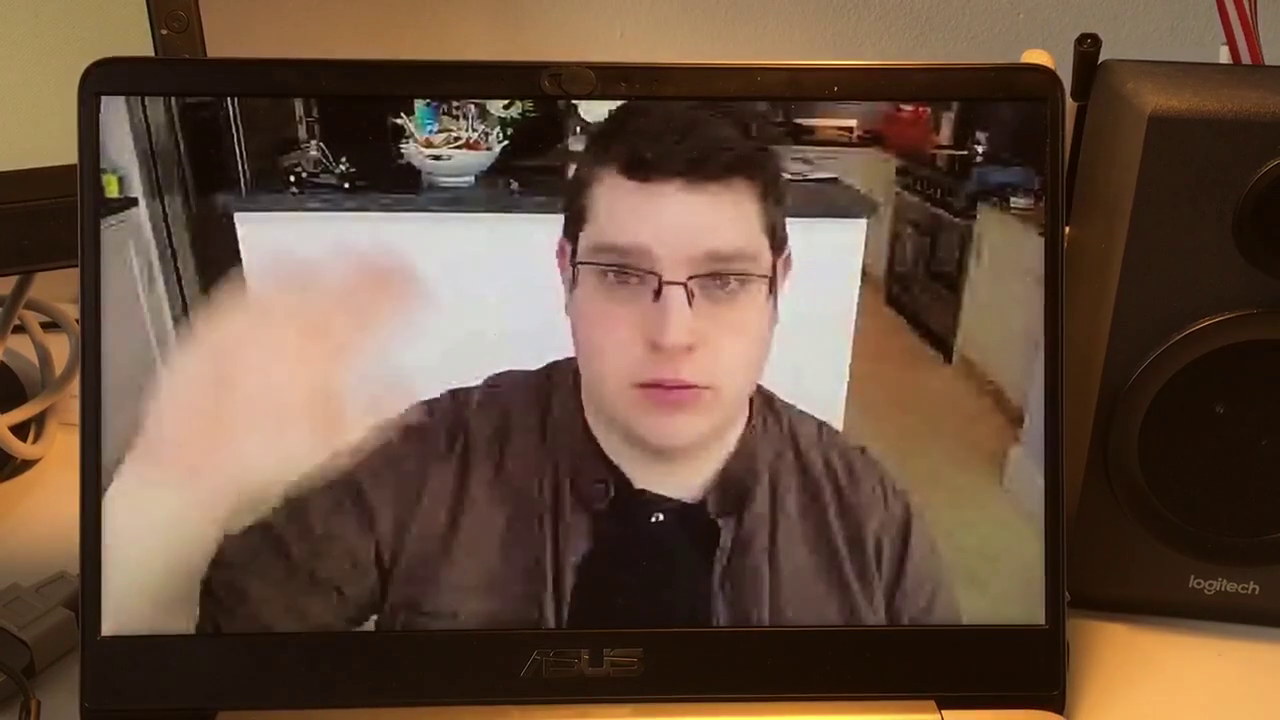
#> input picture frame 14 of input/TheWinterGames_highBrightness.mp4, 1280 x 720 px
$ python colorHistNormalization.py
#> lines starting #> are read from the running program, lines starting #| are printed output that depends on the picture
import numpy as np
import cv2
import matplotlib.pyplot as plt


def colorHist(path):
    cap = cv2.VideoCapture(path)
    width = int(cap.get(cv2.CAP_PROP_FRAME_WIDTH))
    height = int(cap.get(cv2.CAP_PROP_FRAME_HEIGHT))

    codec = cv2.VideoWriter_fourcc(*'mp4v')
    out = cv2.VideoWriter('./input/SuperCoilsEN/SuperCoilsEN11.mp4', codec, 30, (width, height))
    while cap.isOpened():
        ret, frame = cap.read()
#> frame is the input picture: shape (720, 1280, 3); mean B, G, R 62.7, 80.2, 104.5
        if ret:
            hist, bins = np.histogram(frame.flatten(), 256, [0, 256])
#> hist = 256 values, max 45824 at index 14, min 85 at index 254, mean 10800; bins = 257 values from 0 to 256

            cdf = hist.cumsum()
#> cdf = 256 values from 16236 to 2764800
            cdf_normalized = cdf * hist.max() / cdf.max()
#> cdf_normalized = 256 values from 269.1 to 45824

            cdf_m = np.ma.masked_equal(cdf, 0)
            cdf_m = (cdf_m - cdf_m.min()) * 255 / (cdf_m.max() - cdf_m.min())
            cdf = np.ma.filled(cdf_m, 0).astype('uint8')
#> cdf = 256 values from 0 to 255
            im = cdf[frame]
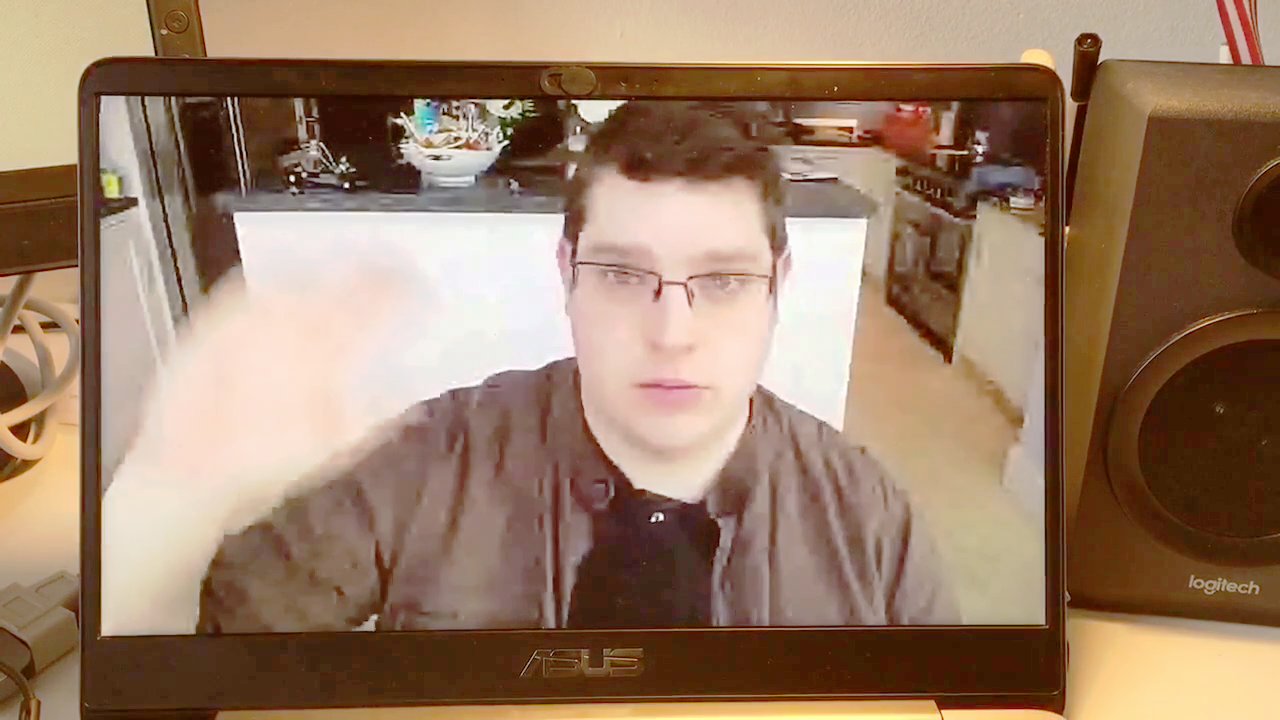
#> im: shape (720, 1280, 3); mean B, G, R 101.8, 125, 154.3

            f, axarr = plt.subplots(1, 2, figsize=(9, 3))

            axarr[0].hist(frame.flatten(), 256, [0, 256], color='r')
            axarr[0].set_xlim([0, 256])
            axarr[0].legend(('histogram'), loc='upper left')

            axarr[1].hist(im.flatten(), 256, [0, 256], color='r')
            axarr[1].set_xlim([0, 256])
            axarr[1].legend(('histogram'), loc='upper left')
            plt.show()
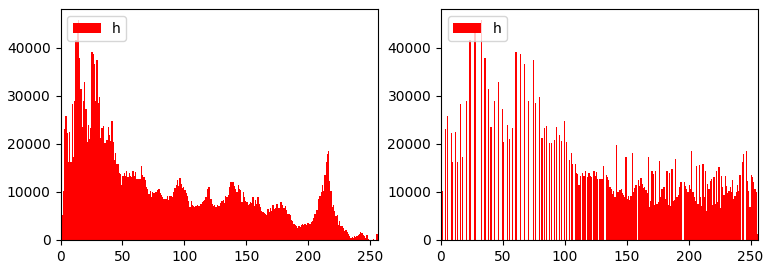
#> figure drawn by matplotlib, 2 panels; panel 1: tallest bar 45824 high, from x = 14 to 15; panel 2: tallest bar 45824 high, from x = 32 to 33
            out.write(im)
        else:
            out.release()
            cap.release()
            break

colorHist('./input/TheWinterGames_highBrightness.mp4')

$ run again, starting later in the video
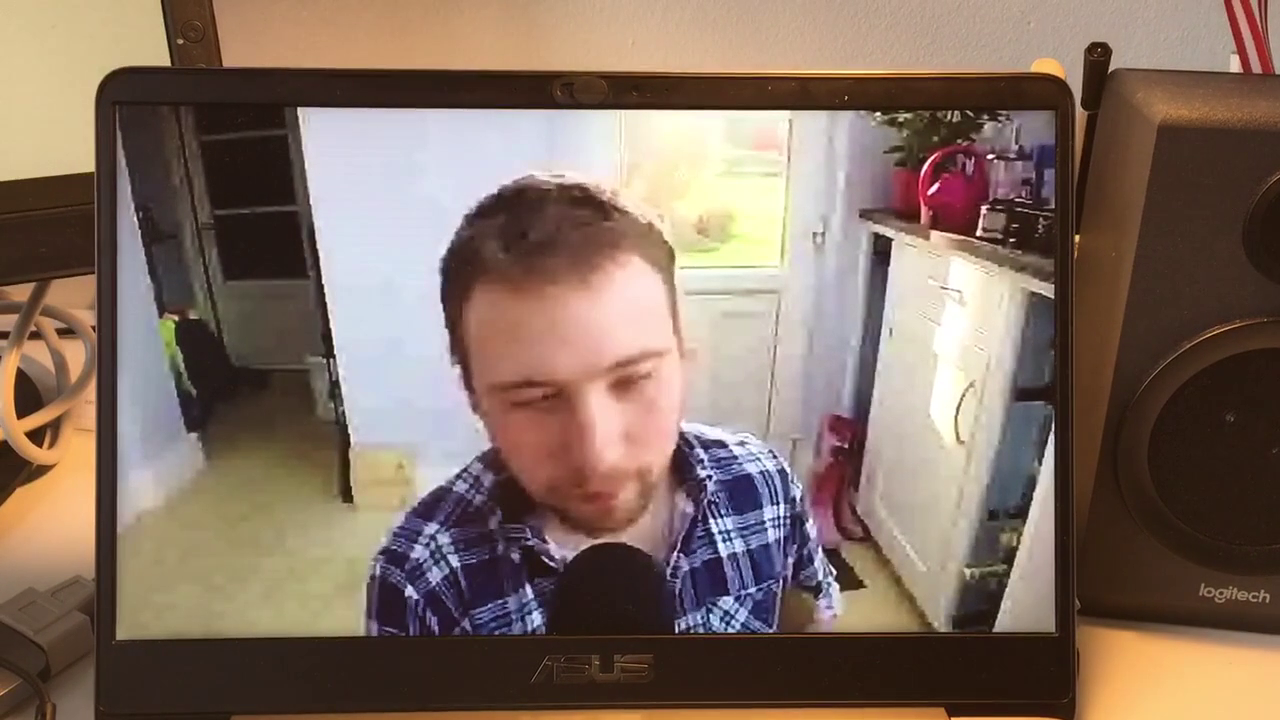
#> input picture frame 63 of input/TheWinterGames_highBrightness.mp4, 1280 x 720 px
#> in colorHist, frame is the input picture: shape (720, 1280, 3); mean B, G, R 97.9, 110.7, 131.1
#> hist = 256 values, max 31578 at index 26, min 390 at index 2, mean 10800; bins = 257 values from 0 to 256
#> in colorHist, `cdf = hist.cumsum()`: cdf = 256 values from 1877 to 2764800
#> cdf_normalized = 256 values from 21.44 to 31578
#> in colorHist, `cdf = np.ma.filled(cdf_m, 0).astype('uint8')`: cdf = 256 values from 0 to 255
#> in colorHist, `im = cdf[frame]`:
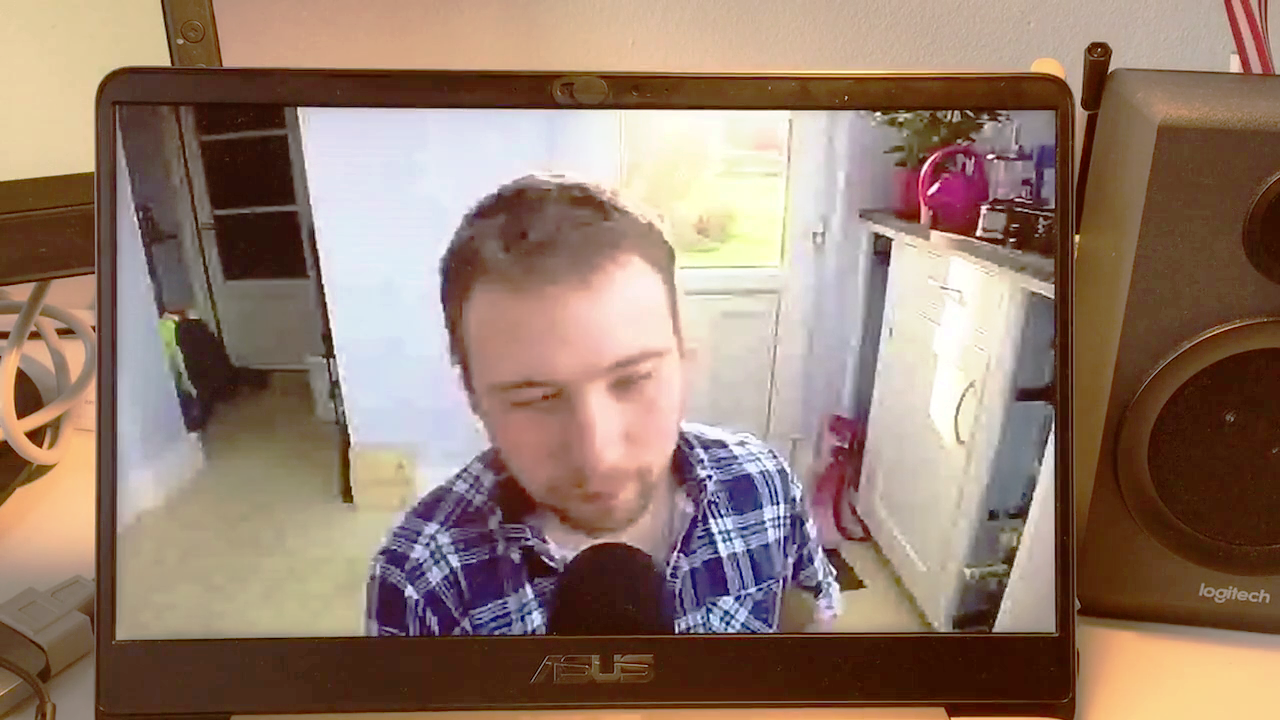
#> im: shape (720, 1280, 3); mean B, G, R 109.7, 124.3, 148.7
#> in colorHist, `plt.show()`:
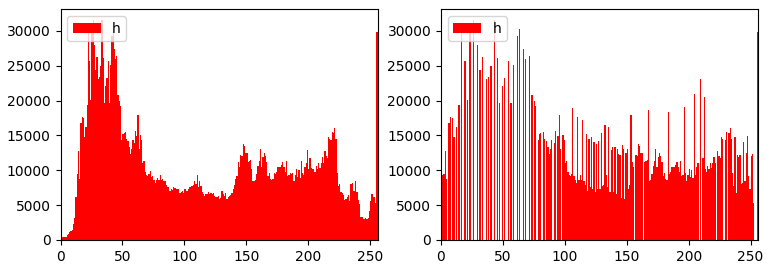
#> figure drawn by matplotlib, 2 panels; panel 1: tallest bar 31578 high, from x = 26 to 27; panel 2: tallest bar 31578 high, from x = 26 to 27

$ run again, starting later in the video
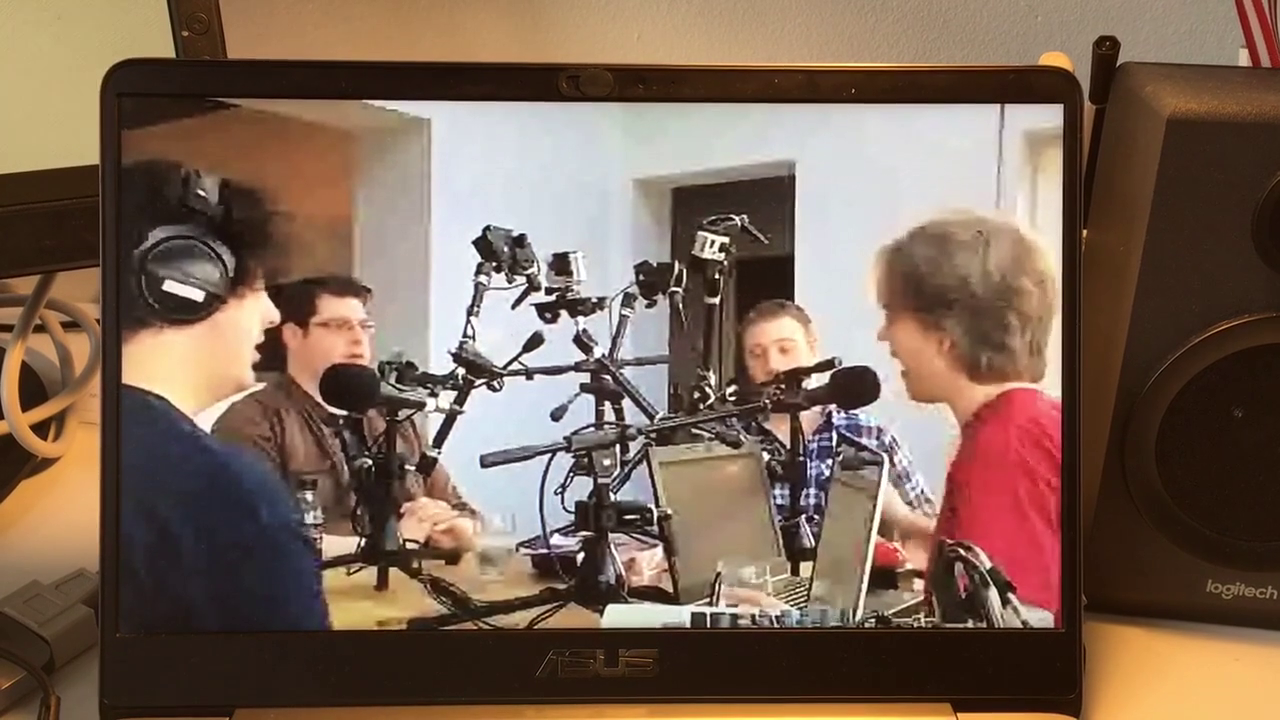
#> input picture frame 113 of input/TheWinterGames_highBrightness.mp4, 1280 x 720 px
#> in colorHist, frame is the input picture: shape (720, 1280, 3); mean B, G, R 85.5, 101.1, 124.2
#> hist = 256 values, max 39457 at index 35, min 1404 at index 1, mean 10800; bins = 257 values from 0 to 256
#> in colorHist, `cdf = hist.cumsum()`: cdf = 256 values from 7064 to 2764800
#> cdf_normalized = 256 values from 100.8 to 39457
#> in colorHist, `cdf = np.ma.filled(cdf_m, 0).astype('uint8')`: cdf = 256 values from 0 to 255
#> in colorHist, `im = cdf[frame]`:
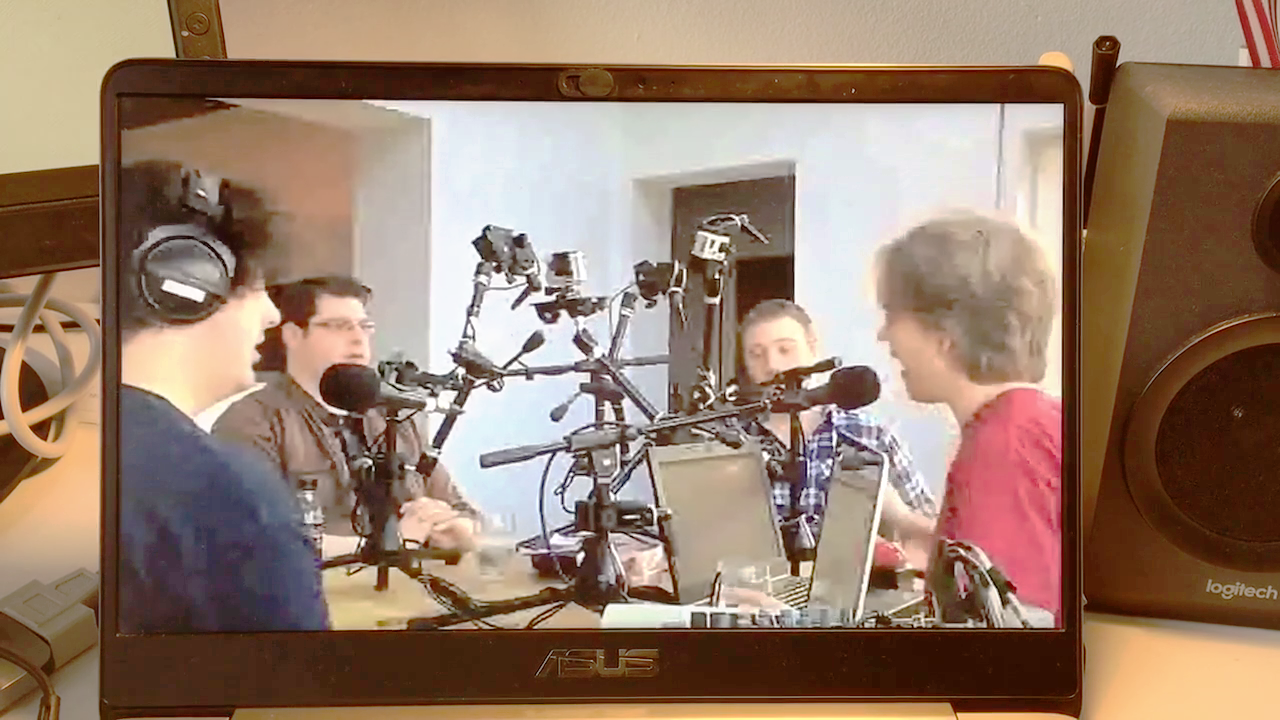
#> im: shape (720, 1280, 3); mean B, G, R 107, 124.6, 150.4
#> in colorHist, `plt.show()`:
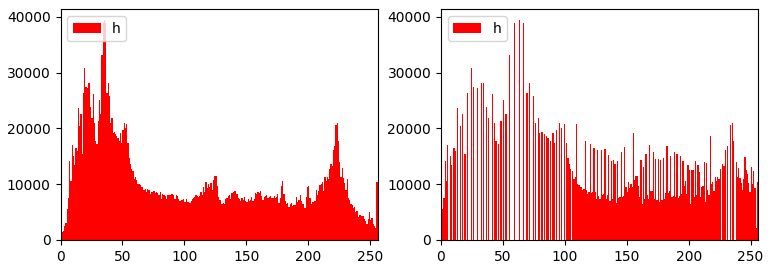
#> figure drawn by matplotlib, 2 panels; panel 1: tallest bar 39457 high, from x = 35 to 36; panel 2: tallest bar 39457 high, from x = 63 to 64
